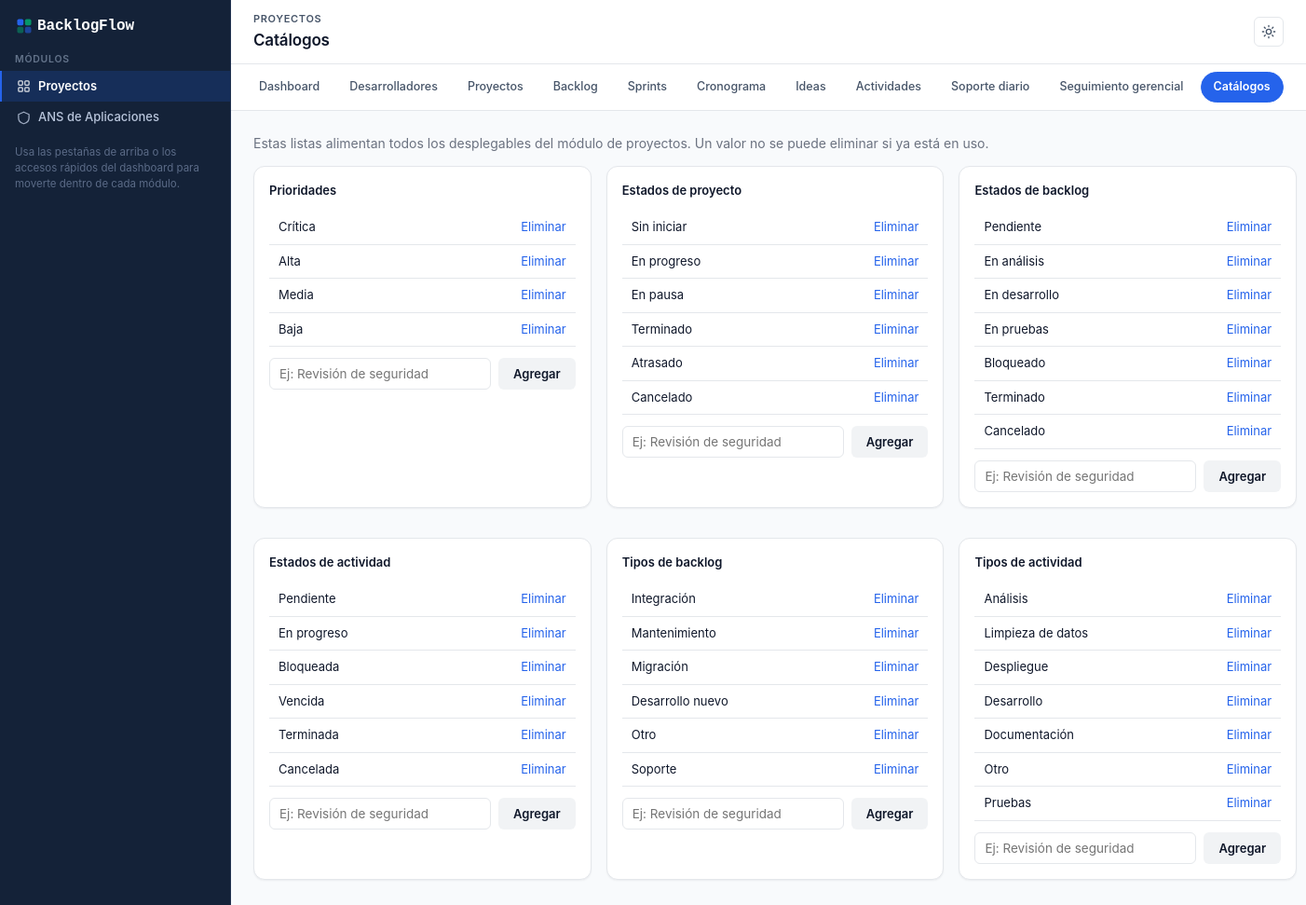
The page /index.php?r=projects/catalogs/index on the database its author committed.
### tables this page shows
CREATE TABLE cat_priorities (
    id TINYINT UNSIGNED PRIMARY KEY,
    code VARCHAR(20) NOT NULL UNIQUE,         
    sort_order TINYINT UNSIGNED NOT NULL
);

CREATE TABLE cat_project_statuses (
    id TINYINT UNSIGNED AUTO_INCREMENT PRIMARY KEY,
    code VARCHAR(30) NOT NULL UNIQUE,
    sort_order TINYINT UNSIGNED NOT NULL
);

CREATE TABLE cat_backlog_statuses (
    id TINYINT UNSIGNED AUTO_INCREMENT PRIMARY KEY,
    code VARCHAR(30) NOT NULL UNIQUE,
    sort_order TINYINT UNSIGNED NOT NULL
);

CREATE TABLE cat_activity_statuses (
    id TINYINT UNSIGNED AUTO_INCREMENT PRIMARY KEY,
    code VARCHAR(30) NOT NULL UNIQUE,
    sort_order TINYINT UNSIGNED NOT NULL
);

CREATE TABLE cat_backlog_types (
    id TINYINT UNSIGNED AUTO_INCREMENT PRIMARY KEY,
    code VARCHAR(30) NOT NULL UNIQUE
);

CREATE TABLE cat_activity_types (
    id TINYINT UNSIGNED AUTO_INCREMENT PRIMARY KEY,
    code VARCHAR(30) NOT NULL UNIQUE
);

### app/Core/View.php (called while the page is built, shortened)
<?php
class View
{
    public static function render(string $view, array $data = [], string $module = 'projects'): void
    {
        extract($data, EXTR_SKIP);
        $viewFile = VIEWS_PATH . '/' . $view . '.php';
        require $viewFile;
        $content = ob_get_clean();
        require VIEWS_PATH . '/layout/main.php';
    }
}

### app/Core/Controller.php (called while the page is built, shortened)
<?php
abstract class Controller
{
    protected function render(string $view, array $data = []): void
    {
        View::render($view, $data);
    }
}

### app/Controllers/Projects/CatalogsController.php (called while the page is built, shortened)
<?php
class CatalogsController extends Controller
{
    public function indexAction(): void
    {
        $catalogs = [];
        foreach (self::CATALOGS as $key => [$table, $labelGroup, $title]) {
            $catalogs[$key] = [
                'title' => $title,
                'label_group' => $labelGroup,
                'rows' => (new Catalog($table))->all(),
            ];
        }
        $this->render('projects/catalogs/index', [
            'pageTitle' => 'Catálogos',
            'activeModule' => 'projects-catalogs',
            'catalogs' => $catalogs,
        ]);
    }
}

### app/Core/Router.php (called while the page is built, shortened)
<?php
class Router
{
    public function dispatch(string $route, array $params = []): void
    {
        $segments = array_values(array_filter(explode('/', trim($route, '/'))));
        $action = $segments[2] ?? self::DEFAULT_ACTION;
        $id = $segments[3] ?? ($params['id'] ?? null);
        $controller = new $controllerClass();
        $actionMethod = $action . 'Action';
        $controller->$actionMethod($id, $params);
    }
}

### public/index.php (called while the page is built, shortened)
<?php
spl_autoload_register(function (string $class): void {
    $prefix = 'App\\';
    $relative = substr($class, strlen($prefix));
    $path = APP_PATH . '/' . str_replace('\\', '/', $relative) . '.php';
});
$route = $_GET['r'] ?? '';
(new Router())->dispatch($route, $_GET);

### app/Core/Database.php (called while the page is built, shortened)
<?php
class Database
{
    private static ?PDO $connection = null;
    public static function connection(): PDO
    {
        if (self::$connection === null) {
            $dsn = sprintf(
                'mysql:host=%s;port=%s;dbname=%s;charset=%s',
                DB_HOST,
                DB_PORT,
                DB_NAME,
                DB_CHARSET
            );
            try {
                self::$connection = new PDO($dsn, DB_USER, DB_PASS, [
                    PDO::ATTR_ERRMODE => PDO::ERRMODE_EXCEPTION,
                    PDO::ATTR_DEFAULT_FETCH_MODE => PDO::FETCH_ASSOC,
                    PDO::ATTR_EMULATE_PREPARES => false,
                ]);
            } catch (PDOException $e) {
                throw new PDOException('Database connection failed: ' . $e->getMessage(), (int) $e->getCode());
            }
        }
        return self::$connection;
    }
}

### app/Models/Catalog.php (called while the page is built, shortened)
<?php
class Catalog extends Model
{
    public function __construct(string $table)
    {
        $this->table = $table;
    }
    public function all(string $orderBy = 'id ASC'): array
    {
        $hasSortOrder = str_contains($this->table, 'statuses') || $this->table === 'cat_priorities' || $this->table === 'cat_criticality_levels';
        $order = $hasSortOrder ? 'sort_order ASC' : 'code ASC';
        return parent::all($order);
    }
}

### app/Core/Model.php (called while the page is built, shortened)
<?php
abstract class Model
{
    protected PDO $db;
    protected string $table;
    public function __construct()
    {
        $this->db = Database::connection();
    }
    public function all(string $orderBy = 'id ASC'): array
    {
        return $this->db->query("SELECT * FROM {$this->table} ORDER BY {$orderBy}")->fetchAll();
    }
}

### app/Helpers/Labels.php (called while the page is built, shortened)
<?php
class Labels
{
    public static function get(string $group, string|int|null $code): string
    {
        return self::MAP[$group][$code] ?? (string) $code;
    }
}

### app/Views/projects/catalogs/index.php (the view, shortened to what this page needs)
<p style="color:#6b7280;margin-top:0;">Estas listas alimentan todos los desplegables del módulo de proyectos. Un valor no se puede eliminar si ya está en uso.</p>
<div class="three-col">
    <?php foreach ($catalogs as $key => $catalog): ?>
        <div class="card">
            <p class="card-title"><?= htmlspecialchars($catalog['title']) ?></p>
            <div class="table-scroll"><table>
                <tbody>
                <?php foreach ($catalog['rows'] as $row): ?>
                    <tr>
                        <td><?= htmlspecialchars(Labels::get($catalog['label_group'], $row['code'])) ?></td>
                        <td style="text-align:right;">
                            <button type="button" class="link-button" data-confirm-delete="/index.php?r=projects/catalogs/delete&id=<?= $row['id'] ?>&catalog=<?= $key ?>" data-confirm-message="¿Eliminar este valor?">Eliminar</button>
                        </td>
                    </tr>
                <?php endforeach; ?>
                </tbody>
            </table></div>
            <form method="post" action="/index.php?r=projects/catalogs/create&catalog=<?= $key ?>" style="margin-top:12px;display:flex;gap:8px;">
                <input type="text" name="code" placeholder="Ej: Revisión de seguridad" required style="flex:1;">
                <button class="btn btn-secondary" type="submit">Agregar</button>
            </form>
        </div>
    <?php endforeach; ?>
</div>

### app/Views/layout/main.php (shortened to what this page needs)
<?php
$pageTitle = $pageTitle ?? 'BacklogFlow';
$activeModule = $activeModule ?? 'projects-dashboard';
$subnav = [
    'projects' => [
        ['key' => 'projects-dashboard', 'label' => 'Dashboard', 'href' => 'projects/dashboard/index'],
        ['key' => 'projects-developers', 'label' => 'Desarrolladores', 'href' => 'projects/developers/index'],
        ['key' => 'projects-projects', 'label' => 'Proyectos', 'href' => 'projects/projects/index'],
        ['key' => 'projects-backlog', 'label' => 'Backlog', 'href' => 'projects/backlog/index'],
        ['key' => 'projects-sprints', 'label' => 'Sprints', 'href' => 'projects/sprints/index'],
        ['key' => 'projects-cronograma', 'label' => 'Cronograma', 'href' => 'projects/cronograma/index'],
        ['key' => 'projects-ideas', 'label' => 'Ideas', 'href' => 'projects/ideas/index'],
        ['key' => 'projects-activities', 'label' => 'Actividades', 'href' => 'projects/activities/index'],
        ['key' => 'projects-supportlog', 'label' => 'Soporte diario', 'href' => 'projects/support-log/index'],
        ['key' => 'projects-management', 'label' => 'Seguimiento gerencial', 'href' => 'projects/management/index'],
        ['key' => 'projects-catalogs', 'label' => 'Catálogos', 'href' => 'projects/catalogs/index'],
    ],
    'sla' => [
        ['key' => 'sla-dashboard', 'label' => 'Dashboard', 'href' => 'sla/dashboard/index'],
        ['key' => 'sla-applications', 'label' => 'Aplicaciones', 'href' => 'sla/applications/index'],
        ['key' => 'sla-providers', 'label' => 'Proveedores', 'href' => 'sla/providers/index'],
        ['key' => 'sla-supporttypes', 'label' => 'Tipos y matriz de soporte', 'href' => 'sla/support-types/index'],
        ['key' => 'sla-contracts', 'label' => 'Contratos y vencimientos', 'href' => 'sla/contracts/index'],
        ['key' => 'sla-indicators', 'label' => 'Indicadores', 'href' => 'sla/indicators/index'],
    ],
];
$currentGroup = str_starts_with($activeModule, 'sla') ? 'sla' : 'projects';
if (!isset($breadcrumbs)) {
    $routeSegments = explode('/', trim((string) ($_GET['r'] ?? ''), '/'));
    $activeItem = current(array_filter($subnav[$currentGroup], fn (array $i) => $i['key'] === $activeModule)) ?: null;
    $breadcrumbs = ($routeSegments[2] ?? 'index') !== 'index' && $activeItem !== null
        ? [['label' => $activeItem['label'], 'route' => $activeItem['href']]]
        : [];
}
?>
<!doctype html>
<html lang="es">
<head>
    <link rel="stylesheet" href="/assets/css/app.css">
</head>
<body>
<div class="app-shell">
    <aside class="sidebar" id="bf-sidebar">
        <div class="sidebar-brand">
            BacklogFlow
        </div>
        <div class="sidebar-group">
            <div class="sidebar-group-title">Módulos</div>
            <a href="/index.php?r=projects/dashboard/index" class="<?= $currentGroup === 'projects' ? 'active' : '' ?>">
                Proyectos
            </a>
            <a href="/index.php?r=sla/dashboard/index" class="<?= $currentGroup === 'sla' ? 'active' : '' ?>">
                <svg width="15" height="15" viewBox="0 0 24 24" fill="none" stroke="currentColor" stroke-width="2" stroke-linecap="round" stroke-linejoin="round" aria-hidden="true"><path d="M12 2 3 6v6c0 5 3.8 8.7 9 10 5.2-1.3 9-5 9-10V6l-9-4Z"></path></svg>
                ANS de Aplicaciones
            </a>
        </div>
        <div class="sidebar-hint">
            Usa las pestañas de arriba o los accesos rápidos del dashboard para moverte dentro de cada módulo.
        </div>
    </aside>
    <main class="main-content">
        <header class="topbar">
            <div class="topbar-heading">
                <div>
                    <?php if ($breadcrumbs !== []): ?>
                        <nav class="breadcrumbs" aria-label="Ruta de navegación">
                            <?php foreach ($breadcrumbs as $crumb): ?>
                                <a href="<?= htmlspecialchars(\App\Core\Router::listUrl($crumb['route'])) ?>"><?= htmlspecialchars($crumb['label']) ?></a>
                                <span class="breadcrumbs-sep" aria-hidden="true">›</span>
                            <?php endforeach; ?>
                        </nav>
                    <?php else: ?>
                        <p class="topbar-eyebrow"><?= $currentGroup === 'sla' ? 'ANS de Aplicaciones' : 'Proyectos' ?></p>
                    <?php endif; ?>
                    <h1><?= htmlspecialchars($pageTitle) ?></h1>
                </div>
            </div>
            <button type="button" class="theme-toggle" id="bf-theme-toggle" aria-label="Cambiar tema claro/oscuro" title="Cambiar tema claro/oscuro">
            </button>
        </header>
        <nav class="subnav" aria-label="Secciones del módulo">
            <?php foreach ($subnav[$currentGroup] as $item): ?>
                <a href="/index.php?r=<?= $item['href'] ?>" class="subnav-pill <?= $activeModule === $item['key'] ? 'active' : '' ?>" <?= $activeModule === $item['key'] ? 'data-active-pill' : '' ?>><?= htmlspecialchars($item['label']) ?></a>
            <?php endforeach; ?>
        </nav>
        <div class="page-body">
            <?= $content ?>
        </div>
    </main>
</div>
</body>
</html>

### rows shown on the page
cat_priorities: code "Crítica"
cat_priorities: code "Alta"
cat_priorities: code "Media"
cat_priorities: code "Baja"
cat_project_statuses: code "Sin iniciar"
cat_project_statuses: code "En progreso"
cat_project_statuses: code "En pausa"
cat_project_statuses: code "Terminado"
cat_project_statuses: code "Atrasado"
cat_project_statuses: code "Cancelado", code "Cancelada"
cat_backlog_statuses: code "Pendiente"
cat_backlog_statuses: code "En análisis"
cat_backlog_statuses: code "En desarrollo"
cat_backlog_statuses: code "En pruebas"
cat_backlog_statuses: code "Bloqueado"
cat_backlog_statuses: code "Terminado"
cat_backlog_statuses: code "Cancelado"
cat_activity_statuses: code "Bloqueada"
cat_activity_statuses: code "Vencida"
cat_activity_statuses: code "Terminada"
cat_backlog_types: code "Integración"
cat_backlog_types: code "Mantenimiento"
cat_backlog_types: code "Migración"
cat_backlog_types: code "Desarrollo nuevo"
cat_backlog_types: code "Otro"
cat_backlog_types: code "Soporte"
cat_activity_types: code "Análisis"
cat_activity_types: code "Limpieza de datos"
cat_activity_types: code "Despliegue"
cat_activity_types: code "Desarrollo"
cat_activity_types: code "Documentación"
cat_activity_types: code "Otro"
cat_activity_types: code "Pruebas"

### other values the page prints
$pageTitle "Catálogos"
$item['label'] "Dashboard"
$item['label'] "Desarrolladores"
$item['label'] "Proyectos"
$item['label'] "Backlog"
$item['label'] "Sprints"
$item['label'] "Cronograma"
$item['label'] "Ideas"
$item['label'] "Actividades"
$item['label'] "Soporte diario"
$item['label'] "Seguimiento gerencial"
$item['label'] "Catálogos"
$catalog['title'] "Prioridades"
$catalog['title'] "Estados de proyecto"
$catalog['title'] "Estados de backlog"
